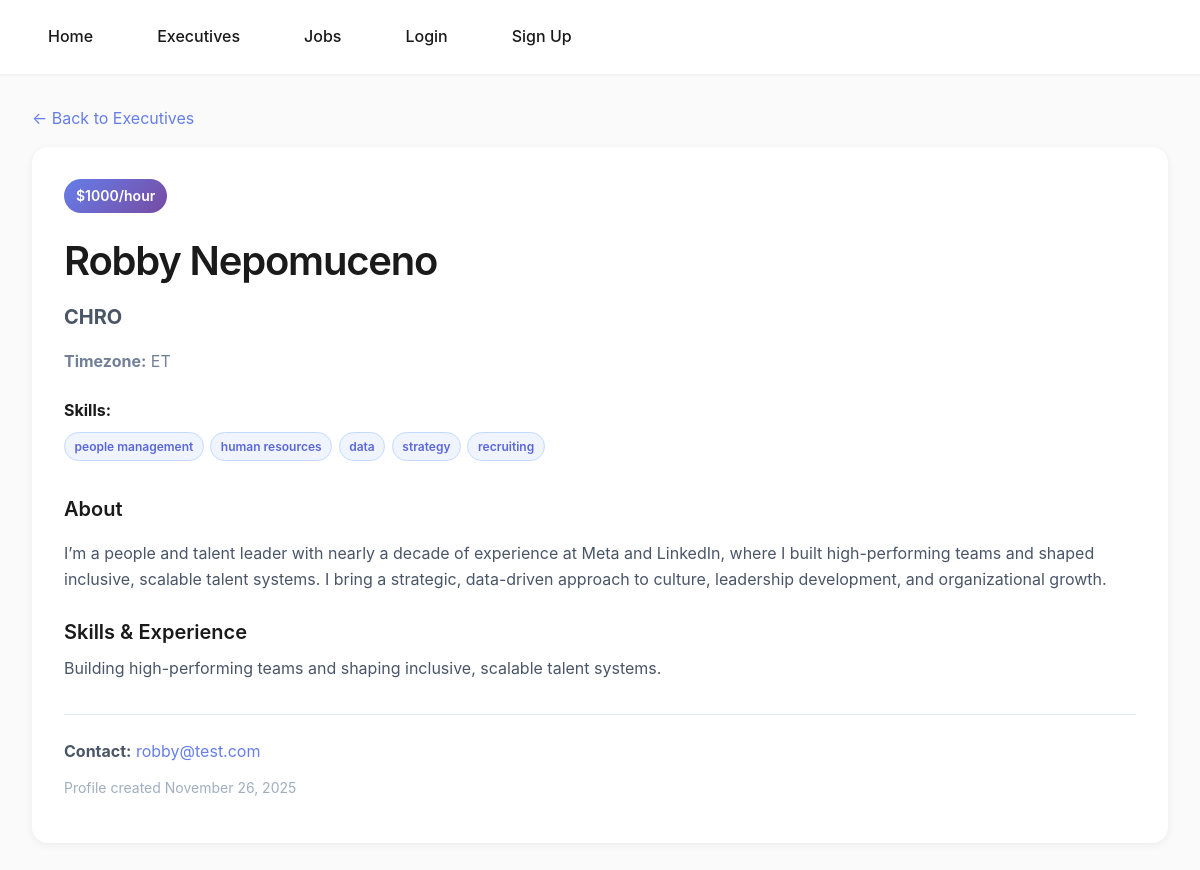
/executives/7/, run on the app's committed database.
### classifieds/models.py (models this page shows, shortened)
class ExecutiveProfile(models.Model):
    name = models.CharField(max_length=120)
    title = models.CharField(max_length=160)
    bio = models.TextField(blank=True)
    skills_text = models.CharField(max_length=300, blank=True)  # Legacy field - keep for now
    rate_text = models.CharField(max_length=120, blank=True)
    email = models.EmailField()
    timezone = models.CharField(max_length=60, blank=True)
    created_at = models.DateTimeField(auto_now_add=True)
    owner = models.ForeignKey(
        settings.AUTH_USER_MODEL,
        on_delete=models.CASCADE,
        related_name="executive_profiles",
        null=True,
        blank=True
    )
    skills_tags = models.CharField(
        max_length=500,
        blank=True,
        help_text="Comma-separated tags (e.g., python, django, cto, startup)"
    )
    def get_tags_list(self):
        if not self.skills_tags:
            return []
        return [tag.strip().lower() for tag in self.skills_tags.split(",") if tag.strip()]

### classifieds/views.py (the view, shortened to what this page needs)
# urls.py: path("<int:pk>/", views.exec_detail, name="exec_detail"),         # /executives/1/
def exec_detail(request, pk):
    exec_profile = get_object_or_404(ExecutiveProfile, pk=pk)
    context = {
        'exec': exec_profile,
        'matching_jobs': [],
    }
    return render(request, "classifieds/exec_detail.html", context)

### classifieds/templates/classifieds/exec_detail.html (shortened to what this page needs)
{% load static %}
<!DOCTYPE html>
<html>
<head>
    <link rel="stylesheet" href="{% static 'frac-app.css' %}">
</head>
<body>
    <nav>
        <div class="container">
            <a href="{% url 'home' %}">Home</a>
            <a href="{% url 'exec_list' %}">Executives</a>
            <a href="{% url 'job_list' %}">Jobs</a>
            {% if user.is_authenticated %}
                <a href="{% url 'dashboard' %}">Dashboard</a>
                <a href="{% url 'logout' %}">Logout</a>
            {% else %}
                <a href="{% url 'login' %}">Login</a>
                <a href="{% url 'signup' %}">Sign Up</a>
            {% endif %}
        </div>
    </nav>
    <div class="container">
        <div style="margin-bottom: 1rem;">
            <a href="{% url 'exec_list' %}" style="color: #667eea; text-decoration: none;">← Back to Executives</a>
        </div>
        <div style="background: white; border-radius: 16px; padding: 2rem; box-shadow: 0 2px 8px rgba(0,0,0,0.06);">
            {% if exec.rate_text %}
                <span style="display: inline-block; background: linear-gradient(135deg, #667eea 0%, #764ba2 100%); color: white; font-size: 0.875rem; font-weight: 600; padding: 0.35rem 0.75rem; border-radius: 9999px; margin-bottom: 1rem;">
                    {{ exec.rate_text }}
                </span>
            {% endif %}
            <h1 style="margin-bottom: 0.5rem;">{{ exec.name }}</h1>
            <p style="font-size: 1.25rem; color: #4a5568; margin-bottom: 1rem;"><strong>{{ exec.title }}</strong></p>
            {% if exec.timezone %}
                <p style="color: #718096;"><strong>Timezone:</strong> {{ exec.timezone }}</p>
            {% endif %}
            {% if exec.skills_tags %}
                <div style="margin: 1.5rem 0;">
                    <strong>Skills:</strong>
                    <div class="tags-container">
                        {% for tag in exec.get_tags_list %}
                            <span class="tag-badge">{{ tag }}</span>
                        {% endfor %}
                    </div>
                </div>
            {% endif %}
            {% if exec.bio %}
                <div style="margin-top: 2rem;">
                    <h3 style="margin-bottom: 1rem;">About</h3>
                    <p style="line-height: 1.8; color: #4a5568;">{{ exec.bio|linebreaks }}</p>
                </div>
            {% endif %}
            {% if exec.skills_text %}
                <div style="margin-top: 1.5rem;">
                    <h3 style="margin-bottom: 0.5rem;">Skills & Experience</h3>
                    <p style="color: #4a5568;">{{ exec.skills_text }}</p>
                </div>
            {% endif %}
            <div style="margin-top: 2rem; padding-top: 1.5rem; border-top: 1px solid #e2e8f0;">
                <p><strong>Contact:</strong> <a href="mailto:{{ exec.email }}" style="color: #667eea;">{{ exec.email }}</a></p>
                <p style="color: #a0aec0; font-size: 0.875rem; margin-top: 0.5rem;">Profile created {{ exec.created_at|date:"F j, Y" }}</p>
            </div>
        </div>
    </div>
</body>
</html>

### classifieds/static/frac-app.css (style rules this page uses)
a { text-decoration: none; }
* { margin: 0; padding: 0; box-sizing: border-box; }
body { font-family: -apple-system, BlinkMacSystemFont, "Segoe UI", Roboto, Oxygen, Ubuntu, sans-serif; background: #fafafa; color: #1a1a1a; line-height: 1.6; -webkit-font-smoothing: antialiased; }
h1 { font-size: 2.5rem; font-weight: 600; letter-spacing: -0.03em; margin-bottom: 1rem; }
h3 { font-size: 1.25rem; font-weight: 600; margin-bottom: 0.5rem; }
p { margin-bottom: 0.75rem; color: #4a5568; }
.container { max-width: 1200px; margin: 0 auto; padding: 2rem; }
nav { background: white; box-shadow: 0 1px 3px rgba(0, 0, 0, 0.06); padding: 1rem 2rem; }
nav .container { display: flex; gap: 2rem; align-items: center; padding: 0; max-width: 1200px; margin: 0 auto; }
nav a { color: #1a1a1a; text-decoration: none; font-weight: 500; padding: 0.5rem 1rem; border-radius: 8px; transition: background 0.2s ease; }
.tags-container { display: flex; flex-wrap: wrap; gap: 0.4rem; margin-top: 1rem; }
.tag-badge { display: inline-block; background: #f0f4ff; color: #5a67d8; font-size: 0.7rem; font-weight: 600; padding: 0.25rem 0.6rem; border-radius: 9999px; border: 1px solid #c3dafe; text-transform: lowercase; white-space: nowrap; }

### classifieds/templates/classifieds/exec_detail.html (style rules this page uses)
.tags-container { display: flex; flex-wrap: wrap; gap: 0.4rem; margin-top: 0.5rem; }
.tag-badge { display: inline-block; background: #f0f4ff; color: #5a67d8; font-size: 0.75rem; font-weight: 600; padding: 0.25rem 0.6rem; border-radius: 9999px; border: 1px solid #c3dafe; text-transform: lowercase; }

### data on the page
ExecutiveProfile: rate_text "$1000/hour", name "Robby Nepomuceno", title "CHRO", timezone "ET", bio "I’m a people and talent leader with nearly a decade of experience at Meta and LinkedIn, where I built high-performing teams and shaped inclusive, scalable talent systems. I bring a strategic, data-driven approach to culture, leadership development, and organizational growth.", skills_text "Building high-performing teams and shaping inclusive, scalable talent systems.", email "robby@test.com", created_at "November 26, 2025"

### other printed values
{{ tag }} "people management" "human resources" "data" "strategy" "recruiting"
